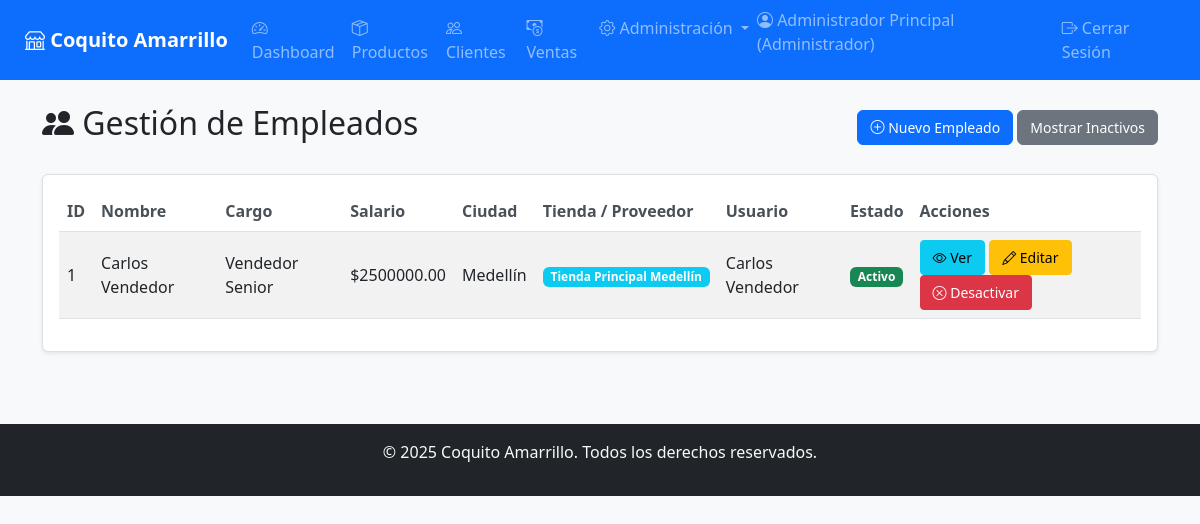
Screenshot of /staff/ (signed in) with the database file from the repository.
### app/models/user.py (models this page shows, shortened)
class User(UserMixin, db.Model):
    __tablename__ = 'usuarios'
    id_usuario = db.Column(db.Integer, primary_key=True)
    nombre = db.Column(db.String(100), nullable=False)
    email = db.Column(db.String(100), nullable=False, unique=True)
    _password_hash = db.Column('password', db.String(255), nullable=False)
    rol_id = db.Column(db.Integer, db.ForeignKey('roles.id_rol'), nullable=False)
    activo = db.Column(db.Boolean, default=True)  # Campo para soft delete
    fecha_eliminacion = db.Column(db.DateTime)    # Fecha de desactivación
    fecha_registro = db.Column(db.DateTime)
    rol = relationship('Role', back_populates='usuarios')
    empleado_asociado = relationship('Staff', back_populates='usuario', uselist=False)
    @property
    def password(self):
        raise AttributeError('La contraseña no es legible')
    @password.setter
    def password(self, raw_password):
        self.validate_password_strength(raw_password)
        self._password_hash = bcrypt.generate_password_hash(raw_password).decode('utf-8')

### app/models/role.py (models this page shows, shortened)
class Role(db.Model):
    __tablename__ = 'roles'
    id_rol = db.Column(db.Integer, primary_key=True)
    nombre = db.Column(db.String(50), nullable=False, unique=True)
    descripcion = db.Column(db.String(150))
    activo = db.Column(db.Boolean, default=True)
    fecha_eliminacion = db.Column(db.DateTime)
    usuarios = relationship('User', back_populates='rol', cascade='save-update, merge')

### app/models/staff.py (models this page shows, shortened)
class Staff(db.Model):
    __tablename__ = 'personal'
    id_empleado = db.Column(db.Integer, primary_key=True)
    nombre = db.Column(db.String(100), nullable=False)
    cargo = db.Column(db.String(100))
    salario = db.Column(db.Numeric(10, 2))
    ciudad_id = db.Column(db.Integer, db.ForeignKey('ciudades.id_ciudad'))
    tienda_id = db.Column(db.Integer, db.ForeignKey('tiendas.id_tienda'))
    usuario_id = db.Column(db.Integer, db.ForeignKey('usuarios.id_usuario'), unique=True)
    proveedor_id = db.Column(db.Integer, db.ForeignKey('proveedores.id_proveedor'))
    activo = db.Column(db.Boolean, default=True)
    fecha_eliminacion = db.Column(db.DateTime)
    ciudad = relationship('City', back_populates='personal')
    tienda = relationship('Store', back_populates='personal')
    usuario = relationship('User', back_populates='empleado_asociado', uselist=False)
    proveedor = relationship('Supplier', back_populates='empleados')
    ventas = relationship('Sale', back_populates='empleado')
    @classmethod
    def get_activos(cls):
        return cls.query.filter_by(activo=True)

### app/models/city.py (models this page shows, shortened)
class City(db.Model):
    __tablename__ = 'ciudades'
    id_ciudad = db.Column(db.Integer, primary_key=True)
    nombre = db.Column(db.String(100), nullable=False, unique=True)
    activo = db.Column(db.Boolean, default=True)
    fecha_eliminacion = db.Column(db.DateTime)
    tiendas = relationship('Store', back_populates='ciudad')
    clientes = relationship('Client', back_populates='ciudad')
    proveedores = relationship('Supplier', back_populates='ciudad')
    personal = relationship('Staff', back_populates='ciudad')

### app/models/store.py (models this page shows, shortened)
class Store(db.Model):
    __tablename__ = 'tiendas'
    id_tienda = db.Column(db.Integer, primary_key=True)
    nombre = db.Column(db.String(100), nullable=False)
    direccion = db.Column(db.String(150))
    ciudad_id = db.Column(db.Integer, db.ForeignKey('ciudades.id_ciudad'), nullable=False)
    activo = db.Column(db.Boolean, default=True)
    fecha_eliminacion = db.Column(db.DateTime)
    ciudad = relationship('City', back_populates='tiendas')
    personal = relationship('Staff', back_populates='tienda')
    ventas = relationship('Sale', back_populates='tienda')

### app/routes/staff.py (the view)
@staff_bp.route('/')
@login_required
@admin_required
def list_staff():
    mostrar_inactivos = request.args.get('mostrar_inactivos', False)
    if mostrar_inactivos:
        staff = Staff.get_todos().all()
    else:
        staff = Staff.get_activos().all()
    delete_form = ConfirmDeleteForm()
    activate_form = ConfirmDeleteForm()
    return render_template('staff/list.html', staff=staff, mostrar_inactivos=mostrar_inactivos, activate_form=activate_form, delete_form=delete_form)

### app/__init__.py (called while the page is built)
@login_manager.user_loader
def load_user(user_id):
    from app.models import User
    return User.query.get(int(user_id))

### app/templates/staff/list.html (shortened to what this page needs)
{% extends "base.html" %}
{% block content %}
<div class="container">
  <div class="d-flex justify-content-between align-items-center mb-4">
    <h2><i class="bi bi-people-fill"></i> Gestión de Empleados</h2>
    <div>
      <a href="{{ url_for('staff.create_staff') }}" class="btn btn-primary">
        <i class="bi bi-plus-circle"></i> Nuevo Empleado
      </a>
      <a href="{{ url_for('staff.list_staff', mostrar_inactivos=not mostrar_inactivos) }}"
         class="btn btn-{% if mostrar_inactivos %}warning{% else %}secondary{% endif %}">
        {% if mostrar_inactivos %}Ocultar Inactivos{% else %}Mostrar Inactivos{% endif %}
      </a>
    </div>
  </div>
  <div class="card">
    <div class="card-body">
      <div class="table-responsive">
        <table class="table table-striped align-middle">
          <thead>
            <tr>
              <th>ID</th>
              <th>Nombre</th>
              <th>Cargo</th>
              <th>Salario</th>
              <th>Ciudad</th>
              <th>Tienda / Proveedor</th>
              <th>Usuario</th>
              <th>Estado</th>
              <th>Acciones</th>
            </tr>
          </thead>
          <tbody>
            {% for empleado in staff %}
            <tr class="{% if not empleado.activo %}table-secondary{% endif %}">
              <td>{{ empleado.id_empleado }}</td>
              <td>{{ empleado.nombre }}</td>
              <td>{{ empleado.cargo }}</td>
              <td>${{ empleado.salario }}</td>
              <td>{{ empleado.ciudad.nombre if empleado.ciudad else 'N/A' }}</td>
              <td>
                {% if empleado.tienda %}
                  <span class="badge bg-info">{{ empleado.tienda.nombre }}</span>
                {% elif empleado.proveedor %}
                  <span class="badge bg-secondary">{{ empleado.proveedor.nombre }}</span>
                {% else %}
                  —
                {% endif %}
              </td>
              <td>{{ empleado.usuario.nombre if empleado.usuario else '—' }}</td>
              <td>
                <span class="badge {% if empleado.activo %}bg-success{% else %}bg-secondary{% endif %}">
                  {% if empleado.activo %}Activo{% else %}Inactivo{% endif %}
                </span>
              </td>
              <td>
                <a href="{{ url_for('staff.view_staff', staff_id=empleado.id_empleado) }}" class="btn btn-sm btn-info">
                  <i class="bi bi-eye"></i> Ver
                </a>
                <a href="{{ url_for('staff.edit_staff', staff_id=empleado.id_empleado) }}" class="btn btn-sm btn-warning">
                  <i class="bi bi-pencil"></i> Editar
                </a>
                {% if empleado.activo %}
                <form method="POST"
                      action="{{ url_for('staff.delete_staff', staff_id=empleado.id_empleado) }}"
                      class="d-inline">
                  <button type="submit" class="btn btn-sm btn-danger"
                          onclick="return confirm('¿Desactivar al empleado {{ empleado.nombre }}?')">
                    <i class="bi bi-x-circle"></i> Desactivar
                  </button>
                </form>
                {% endif %}
              </td>
            </tr>
            {% else %}
            <tr>
              <td colspan="9" class="text-center text-muted">No hay empleados registrados</td>
            </tr>
            {% endfor %}
          </tbody>
        </table>
      </div>
    </div>
  </div>
</div>
{% endblock %}

### app/templates/base.html (shortened to what this page needs)
<!DOCTYPE html>
<html lang="es">
<head>
    <link href="https://cdn.jsdelivr.net/npm/bootstrap@5.3.0/dist/css/bootstrap.min.css" rel="stylesheet">
    <link rel="stylesheet" href="https://cdn.jsdelivr.net/npm/bootstrap-icons@1.10.0/font/bootstrap-icons.css">
    <link rel="stylesheet" href="https://cdnjs.cloudflare.com/ajax/libs/font-awesome/6.4.0/css/all.min.css">
    <link rel="stylesheet" href="{{ url_for('static', filename='css/style.css') }}">
</head>
<body>
    <nav class="navbar navbar-expand-lg navbar-dark bg-primary">
        <div class="container-fluid">
            <a class="navbar-brand" href="{{ url_for('dashboard.dashboard') }}">
                <i class="bi bi-shop"></i> Coquito Amarrillo
            </a>
            <div class="collapse navbar-collapse" id="navbarNav">
                <ul class="navbar-nav me-auto">
                    {% if current_user.is_authenticated %}
                    <li class="nav-item">
                        <a class="nav-link" href="{{ url_for('dashboard.dashboard') }}">
                            <i class="bi bi-speedometer2"></i> Dashboard
                        </a>
                    </li>
                    {% if current_user.rol.nombre in ['Administrador', 'Vendedor'] %}
                    <li class="nav-item">
                        <a class="nav-link" href="{{ url_for('products.list_products') }}">
                            <i class="bi bi-box-seam"></i> Productos
                        </a>
                    </li>
                    <li class="nav-item">
                        <a class="nav-link" href="{{ url_for('clients.list_clients') }}">
                            <i class="bi bi-people"></i> Clientes
                        </a>
                    </li>
                    <li class="nav-item">
                        <a class="nav-link" href="{{ url_for('sales.list_sales') }}">
                            <i class="bi bi-cash-coin"></i> Ventas
                        </a>
                    </li>
                    {% endif %}
                    {% if current_user.rol.nombre == 'Administrador' %}
                    <li class="nav-item dropdown">
                        <a class="nav-link dropdown-toggle" href="#" id="navbarDropdown" role="button"
                            data-bs-toggle="dropdown">
                            <i class="bi bi-gear"></i> Administración
                        </a>
                    </li>
                    {% endif %}
                    {% endif %}
                </ul>
                <ul class="navbar-nav">
                    {% if current_user.is_authenticated %}
                    <li class="nav-item">
                        <span class="navbar-text me-3">
                            <i class="bi bi-person-circle"></i> {{ current_user.nombre }} ({{ current_user.rol.nombre
                            }})
                        </span>
                    </li>
                    <li class="nav-item">
                        <a class="nav-link" href="{{ url_for('auth.logout') }}">
                            <i class="bi bi-box-arrow-right"></i> Cerrar Sesión
                        </a>
                    </li>
                    {% else %}
                    <li class="nav-item">
                        <a class="nav-link" href="{{ url_for('auth.login') }}">
                            <i class="bi bi-box-arrow-in-right"></i> Iniciar Sesión
                        </a>
                    </li>
                    {% endif %}
                </ul>
            </div>
        </div>
    </nav>
    <div class="container-fluid mt-4">
        <div class="row">
            <main class="col-md-12">
                {% block content %}{% endblock %}
            </main>
        </div>
    </div>
    <footer class="bg-dark text-light text-center py-3 mt-5">
        <div class="container">
            <p>&copy; 2025 Coquito Amarrillo. Todos los derechos reservados.</p>
        </div>
    </footer>
</body>
</html>

### app/static/css/style.css (style rules this page uses)
:root { --primary-color: #0d6efd; --secondary-color: #6c757d; --success-color: #198754; --danger-color: #dc3545; --warning-color: #ffc107; --info-color: #0dcaf0; --breakpoint-sm: 576px; --breakpoint-md: 768px; --breakpoint-lg: 992px; --breakpoint-xl: 1200px; }
body { font-family: 'Segoe UI', Tahoma, Geneva, Verdana, sans-serif; background-color: #f8f9fa; min-height: 100vh; display: flex; flex-direction: column; }
.navbar-brand { font-weight: bold; }
.navbar-nav .nav-link { padding: 0.5rem 0.8rem; }
.container-fluid { padding-left: 15px; padding-right: 15px; }
.card { box-shadow: 0 0.125rem 0.25rem rgba(0, 0, 0, 0.075); border: 1px solid rgba(0, 0, 0, 0.125); margin-bottom: 1.5rem; }
.table-responsive { overflow-x: auto; -webkit-overflow-scrolling: touch; }
.table th { border-top: none; font-weight: 600; color: #495057; white-space: nowrap; }
.table td { vertical-align: middle; }
.btn { padding: 0.375rem 0.75rem; font-size: 0.875rem; }
@media (min-width: 769px) { .container-fluid { padding-left: 25px; padding-right: 25px; } }
@media (min-width: 769px) { .navbar-nav .nav-link { padding: 0.5rem 1rem; } }
body { display: flex; flex-direction: column; min-height: 100vh; }
main { flex: 1 0 auto; }
footer { flex-shrink: 0; }

### rows the page displays
User: nombre "Administrador Principal"
Role: rol.nombre "Administrador"
Staff: id_empleado "1", nombre "Carlos Vendedor", cargo "Vendedor Senior", salario "2500000.00", ciudad "Medellín", tienda.nombre "Tienda Principal Medellín", usuario "Carlos Vendedor", activo "Activo"
